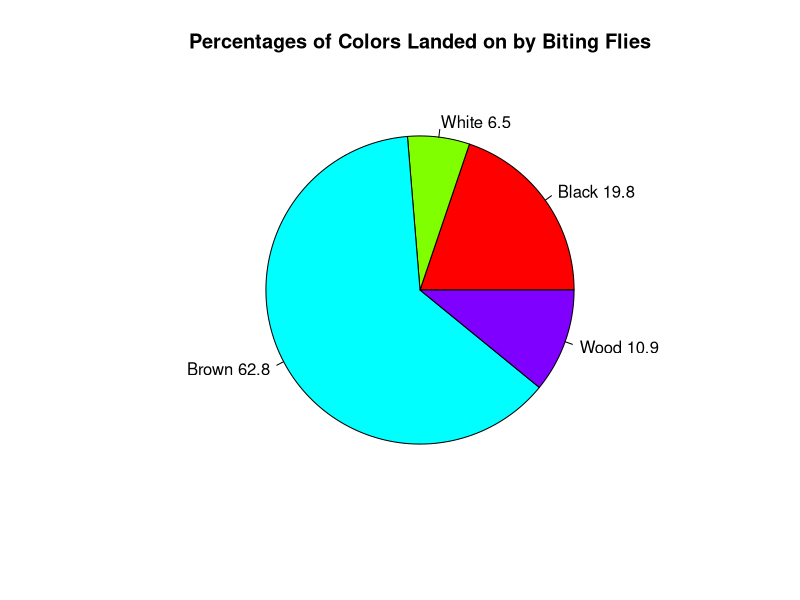

R code for this plot:
setwd('~/Desktop/Evolution/Tasks/Project')
Data<- read.csv('flylanding_experiments.csv')
head(Data)
#Biting flies are more attracted to brown coated animals
GZ=c(177,60,0)
PZ=c(187,59,0)
IM=c(0,0,1155)
Wood=c(0,0,195)
data.table=rbind(GZ,PZ,IM,Wood)
data.table
chisq.test(data.table)
#for a 95% CI with df=6 the theoretical value is 1.635; the calculated
#Chi-Squared analysis value is 1833.4 so we reject the null hypothesis. 
#This shows that the results were NOT due to random chance. 
pdf("Project graph.pdf")
slices<- c(19.8,6.5,62.8,10.9)
lbls<- c("Black","White","Brown","Wood")
pct<-(slices/sum(slices)*100)
lbls<- paste(lbls,pct)
pie(slices,labels=lbls,col=rainbow(length(lbls)),main="Percentages of Colors Landed on by Biting Flies")
dev.off()
